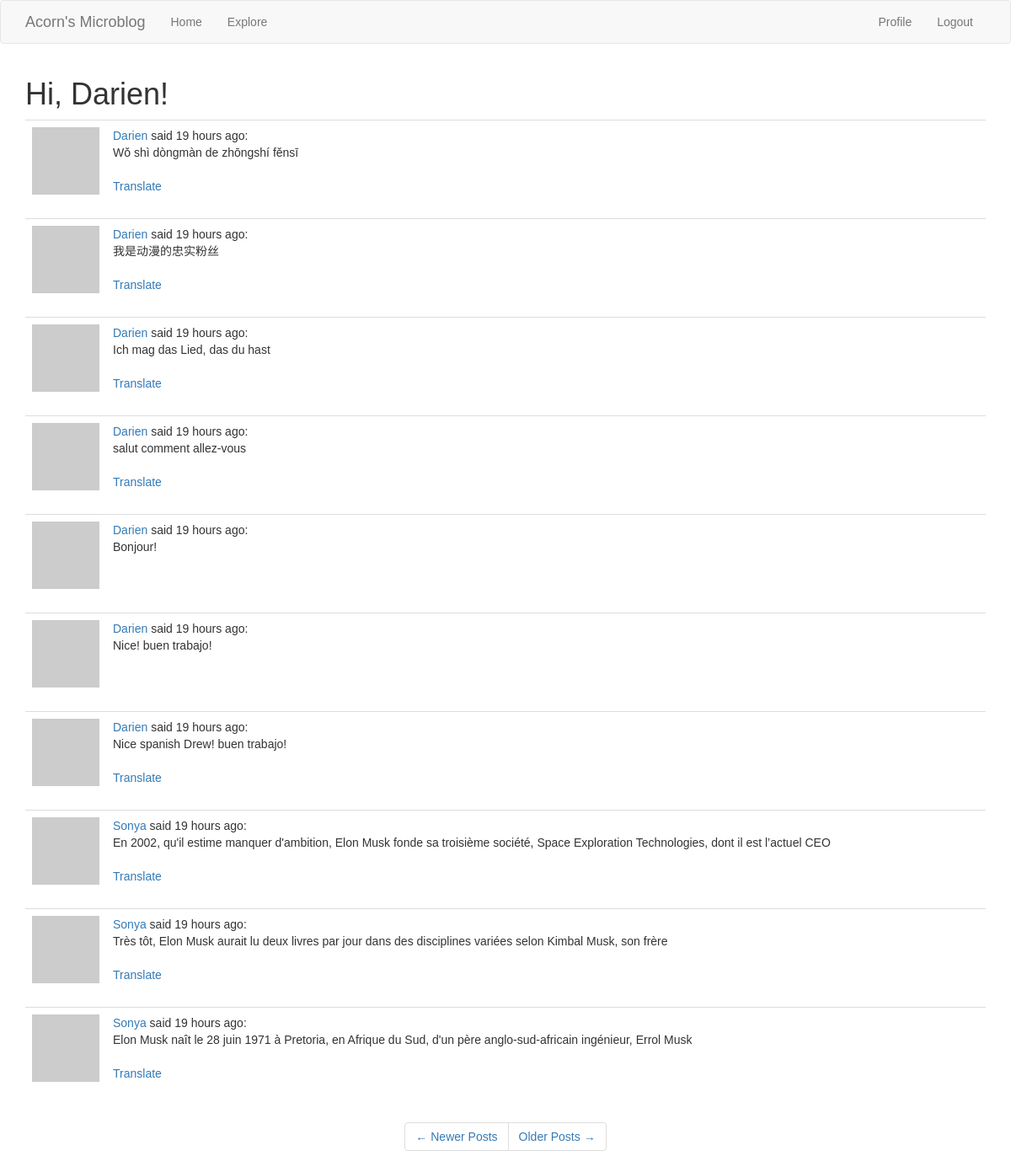
Screenshot of /explore?page=2 (signed in) with the database file from the repository.
### app/models.py (models this page shows, shortened)
class User(UserMixin, db.Model):
    id = db.Column(db.Integer, primary_key=True)
    username = db.Column(db.String(64), index=True, unique=True)
    email = db.Column(db.String(120), index=True, unique=True)
    password_hash = db.Column(db.String(128))
    posts = db.relationship('Post', backref='author', lazy='dynamic')
    followed = db.relationship('User',
                               secondary=followers,
                               primaryjoin=(followers.c.follower_id == id),
                               secondaryjoin=(followers.c.followed_id == id),
                               backref=db.backref('followers',
                                                  lazy='dynamic'),
                               lazy='dynamic')
    about_me = db.Column(db.String(140))
    last_seen = db.Column(db.DateTime, default=datetime.utcnow)
    def avatar(self, size):
        digest = md5(self.email.lower().encode('utf-8')).hexdigest()
        return 'https://www.gravatar.com/avatar/{}?d=identicon&s={}'.format(digest, size)

class Post(db.Model):
    id = db.Column(db.Integer, primary_key=True)
    body = db.Column(db.String(140))
    timestamp = db.Column(db.DateTime, index=True, default=datetime.utcnow)
    user_id = db.Column(db.Integer, db.ForeignKey('user.id'))
    language = db.Column(db.String(5))

### app/main/routes.py (the view)
@bp.route('/explore')
@login_required
def explore():
    page = request.args.get('page', 1, type=int)
    posts = Post.query.order_by(Post.timestamp.desc()).paginate(page, current_app.config['POSTS_PER_PAGE'], False)
    next_url = url_for('main.explore', page=posts.next_num) if posts.has_next else None
    prev_url = url_for('main.explore', page=posts.prev_num) if posts.has_prev else None
    return render_template('index.html', title='Explore', posts=posts.items, next_url=next_url, prev_url=prev_url)

### app/main/routes.py (called while the page is built)
@bp.before_request
def before_request():
    g.locale = str(get_locale())
    if current_user.is_authenticated:
        current_user.last_seen = datetime.utcnow()
        db.session.commit()

### app/models.py (called while the page is built)
@login.user_loader
def load_user(id):
    return User.query.get(int(id))  # DB may use numeric ID hence the int conversion

### app/templates/index.html (shortened to what this page needs)
{% extends "base.html" %}
{% import 'bootstrap/wtf.html' as wtf %}
{% block app_content %}
    <h1>
        Hi, {{ current_user.username }}!
    </h1>
    {% for post in posts %}
        {% include '_post.html' %}
    {% endfor %}
    <div class="row text-center">
        <nav aria-label="...">
            <ul class="pagination">
                <li class="page-item{% if not prev_url %} disabled{% endif %}">
                    <a class="page-link" href="{{ prev_url or '#' }}" tabindex="{% if not prev_url %}-1{%else%}1{%endif%}">
                        <span aria-hidden="true">&larr;</span> Newer Posts
                    </a>
                </li>
                <li class="page-item{% if not next_url %} disabled{% endif %}">
                    <a class="page-link" href="{{ next_url or '#' }}" tabindex="{% if not next_url %}-1{%else%}1{%endif%}">
                        Older Posts <span aria-hidden="true">&rarr;</span>
                    </a>
                </li>
            </ul>
        </nav>
    </div>
{% endblock %}

### app/templates/_post.html
<table class="table table-hover">
        <tr>
            <td width="70px">
                <a href="{{ url_for('main.user', username=post.author.username) }}">
                    <img src="{{ post.author.avatar(70) }}" />
                </a>
            </td>
            <td>
                <a class="font-weight-bold" style="text-decoration:none;" href="{{ url_for('main.user', username=post.author.username) }}">
                    {{ post.author.username }}
                </a>
                said {{ moment(post.timestamp).fromNow() }}:
                <br>
                <span id="post{{ post.id }}">
                    {{ post.body }}
                </span>
                {% if post.language and post.language != g.locale %}
                <br><br>
                <span id="translation{{ post.id }}">
                    <a href="javascript:translate(
                                '#post{{ post.id }}',
                                '#translation{{ post.id }}',
                                '{{ post.language }}',
                                '{{ g.locale }}');">{{ 'Translate' }}
                    </a>
                </span>
                {% endif %}
            </td>
        </tr>
    </table>

### app/static/css/main.css (style rules this page uses)
html { font-family: commuters-sans, sans-serif; }
body { font-family: commuters-sans, sans-serif; }

### rows the page displays
User: username "Darien"
Post: author.username "Darien", timestamp "19 hours ago", body "Wǒ shì dòngmàn de zhōngshí fěnsī", value "Translate"
Post: author.username "Darien", timestamp "19 hours ago", body "我是动漫的忠实粉丝", value "Translate"
Post: author.username "Darien", timestamp "19 hours ago", body "Ich mag das Lied, das du hast", value "Translate"
Post: author.username "Darien", timestamp "19 hours ago", body "salut comment allez-vous", value "Translate"
Post: author.username "Darien", timestamp "19 hours ago", body "Bonjour!"
Post: author.username "Darien", timestamp "19 hours ago", body "Nice! buen trabajo!"
Post: author.username "Darien", timestamp "19 hours ago", body "Nice spanish Drew! buen trabajo!", value "Translate"
Post: author.username "Sonya", timestamp "19 hours ago", body "En 2002, qu'il estime manquer d'ambition, Elon Musk fonde sa troisième société, Space Exploration Technologies, dont il est l’actuel CEO", value "Translate"
Post: author.username "Sonya", timestamp "19 hours ago", body "Très tôt, Elon Musk aurait lu deux livres par jour dans des disciplines variées selon Kimbal Musk, son frère", value "Translate"
Post: author.username "Sonya", timestamp "19 hours ago", body "Elon Musk naît le 28 juin 1971 à Pretoria, en Afrique du Sud, d'un père anglo-sud-africain ingénieur, Errol Musk", value "Translate"
